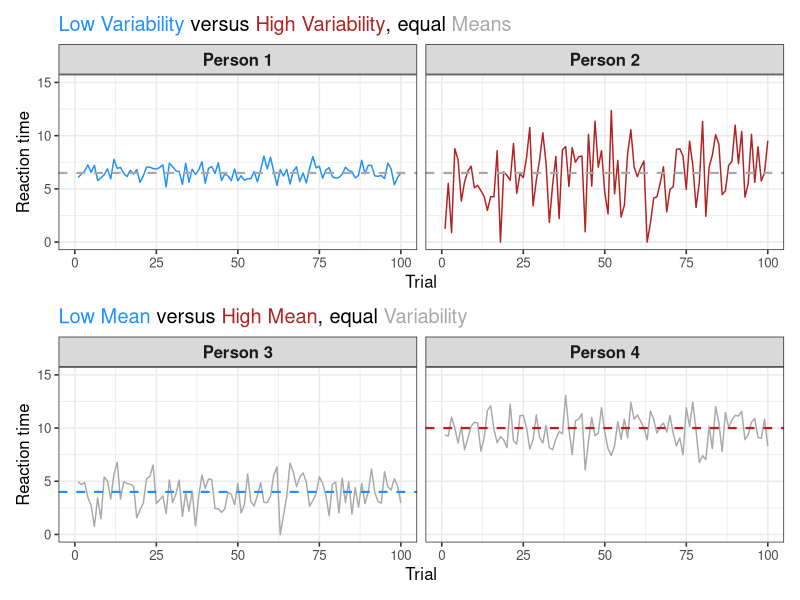
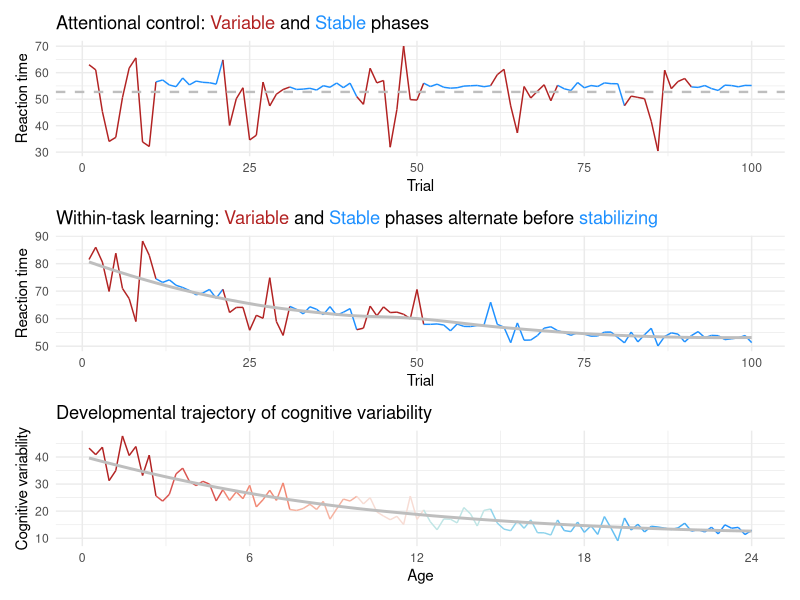
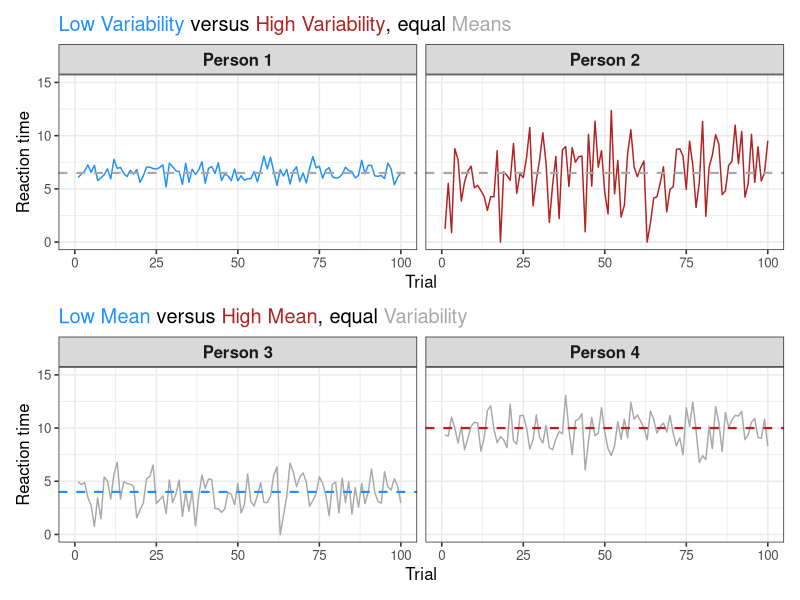
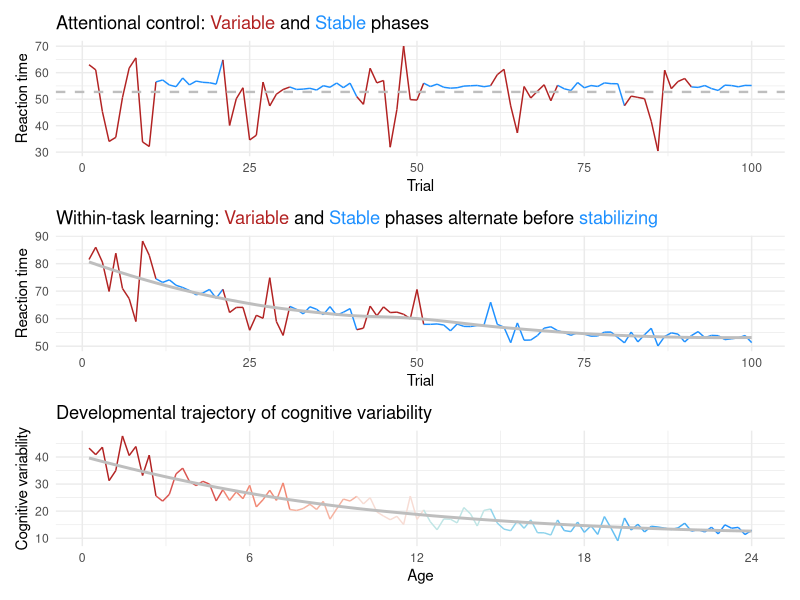

These charts were generated, in order, by the following R code: (Note: this script raises an error after producing the figures.)
# R code that produces the figures in "Cognitive variability on stable ground: A narrative review on cognitive fluctuation in childhood and adolescence"
# Jordy van Langen, October 2026

# load packages
library(ggplot2)
library(ggtext)
library(patchwork)
library(dplyr)
library(scales)
library(ggrepel)

# remove later
review_output_dir = "/Users/maaikeschumer/Desktop/Jordy_PHD/review"

# Figure 1 - top panel - equal means, differing variability

# Create N participants and T timepoints
n_pp <- 2
n_datapoints <- 100

# Generate data with low variability (using pmax & 0 prevents negative values)
data_low_var <- pmax(rnorm(n_datapoints, 6.5, 0.6), 0)

# Generate data with high variability 
data_high_var <- pmax(rnorm(n_datapoints, 6.5, 3), 0)

# Create a dataframe that stores these
sim_var_data <- data.frame(data_low_var, data_high_var) 

# Make the dataframe in long-format
sim_var_data_long <- data.frame(a = unlist(sim_var_data, use.names = FALSE))

# Map running trial numbers to dataframe
sim_var_data_long$trial[1:100] <- c(1:100)
sim_var_data_long$trial[101:200] <- c(1:100)

# Map person IDs to dataframe
sim_var_data_long$person[1:100] <- "Person 1"
sim_var_data_long$person[101:200] <- "Person 2"

# Create plot
equal_means_plot <- ggplot(sim_var_data_long, aes(trial, a)) +
  geom_line(aes(group = as.factor(person), colour = as.factor(person))) +
  geom_hline(yintercept = 6.5, color = "darkgrey", linetype = "dashed", linewidth = 0.75) +
  scale_color_manual(values = c("Person 1" = "dodgerblue", "Person 2" = "firebrick")) +
  labs(
    y = "Reaction time",
    x = "Trial",
    title = "<span style = 'color: dodgerblue;'>Low Variability</span> versus <span style = 'color: firebrick;'>High Variability</span>, equal <span style = 'color: darkgrey;'>Means</span>",
    color = "Person") +
  ylim(0,15) +
  xlim(0,100) +
  theme_bw(base_size = 12) +
  theme(plot.title = element_markdown()
  ) +
  theme(
    strip.text = element_text(face = "bold", size = 12)
  ) +
  theme(legend.position = "none") +
  facet_wrap(~person)


# Figure 1 - bottom panel - equal variability, differing means

# Set equal SD for both persons
common_sd <- 1.5

# Set different mean values
mean_1 <- 4.0
mean_2 <- 10.0

# Generate data with low mean
data_mean_low <- pmax(rnorm(n_datapoints, mean_1, common_sd), 0)

# Generate data with high mean
data_mean_high <- pmax(rnorm(n_datapoints, mean_2, common_sd), 0)

# Create dataframe
sim_mean_data <- data.frame(data_mean_low, data_mean_high)

# Make the dataframe in long-format
sim_mean_data_long <- data.frame(a = unlist(sim_mean_data, use.names = FALSE))

# Map running trial numbers to dataframe
sim_mean_data_long$trial[1:100] <- c(1:100)
sim_mean_data_long$trial[101:200] <- c(1:100)

# Map person IDs to dataframe
sim_mean_data_long$person[1:100] <- "Person 3"
sim_mean_data_long$person[101:200] <- "Person 4"

# Create dataframe that contains the horizontal lines for the mean
hline_means <- data.frame(
  person = c("Person 3", "Person 4"),
  h = c(4, 10)
)

# Create plot
equal_var_plot <- ggplot(sim_mean_data_long, aes(trial, a)) +
  geom_line(aes(group = as.factor(person), colour = as.factor(person))) +
  geom_hline(data = hline_means, aes(yintercept = h), color = c("dodgerblue", "firebrick"),
             linetype = "dashed", linewidth = 0.75) +
  scale_color_manual(values = c("Person 3" = "darkgrey", "Person 4" = "darkgrey")) +
  labs(
    y = "Reaction time",
    x = "Trial",
    title = "<span style = 'color: dodgerblue;'>Low Mean</span> versus <span style = 'color: firebrick;'>High Mean</span>, equal <span style = 'color: darkgrey;'>Variability</span>",
    color = "Person"
  ) +
  ylim(0,15) +
  xlim(0,100) +
  theme_bw(base_size = 12) +
  theme(plot.title = element_markdown()
  ) +
  theme(
    strip.text = element_text(face = "bold", size = 12)
  ) +
  theme(legend.position = "none") +
  facet_wrap(~person)

# Combining both plots
(equal_means_plot / equal_var_plot) +
  plot_layout(guides = "collect")

# Save plot
ggsave(
  filename = file.path(review_output_dir, paste0("fig1", ".png")),
  width = 8,
  height = 4,
  dpi = 300
)

# Figure 2 - top panel - within-task stable and variable phases due to attentional lapses

# Set T timepoints, chunk size and N chunks
n_timepoints <- 100
chunk_size <- 10
n_chunks <- n_timepoints / chunk_size

# Create 3 variables
time <- 1:n_timepoints
score <- numeric(n_timepoints)
type <- character(n_timepoints)

# Run loop that simulates data
for (i in 1:n_chunks) {
  id <- ((i -1) * chunk_size + 1):(i * chunk_size)
  if (i %% 2 == 0) {
    # Low variability
    score[id] <- pmax(rnorm(chunk_size, mean = 55, sd = 1), 0)
    type[id] <- "Stable"
  } else {
    # High variability
    score[id] <- pmax(rnorm(chunk_size, mean = 50, sd = 10), 0)
    type[id] <- "Variable"
  }
}

# Create dataframe
df_stable_var <- data.frame(
  time = time,
  score = score,
  type = factor(type, levels = c("Stable", "Variable"))
)

# Create segments with start and end of each line segment
df_stable_var_segmented <- df_stable_var %>%
  dplyr::mutate(time_next = lead(time),
                score_next = lead(score),
                type_segment = type) %>%
  dplyr::filter(!is.na(time_next))

# Create plot
short_term_transitions_plot <- ggplot(df_stable_var_segmented) +
  geom_segment(aes(x = time, y = score,
                   xend = time_next, yend = score_next,
                   color = type_segment)) +
  geom_hline(
    yintercept = mean(df_stable_var$score),
    linetype = "dashed",
    color = "grey",
    linewidth = 0.8) +
  scale_color_manual(values = c("Stable" = "dodgerblue", "Variable" = "firebrick"),
                     guide = "none") +
  labs(
    title = "Attentional control: <span style='color: firebrick;'>Variable</span> and <span style='color: dodgerblue;'>Stable</span> phases",
    x = "Trial",
    y = "Reaction time",
    color = "type"
  ) + 
  theme_minimal() +
  theme(
    plot.title = ggtext::element_markdown(),
    legend.position = "right"
  )

# Figure 2 - middle panel - within-task stable and variable phases + trend

# Shape parameters
start_mean <- 80
plateau <- 50
decay_rate <- 0.025

# Create a smooth curve
mean_curve <- plateau + (start_mean - plateau) * exp(-decay_rate * (time - 1))

# Create function that indicates the decline in variability over time
var_decrease <- function(chunk_id, base_sd = 10, min_sd = 1) {
  sd <- base_sd - (base_sd - min_sd) * (chunk_id - 1) / (n_chunks - 1)
  return(sd)
}

#loop that simulates data
for (i in 1:n_chunks) {
  id <- ((i - 1) * chunk_size + 1):(i * chunk_size)
  
  if (i %% 2 == 0) {
    # Low variability 
    score[id] <- pmax(mean_curve[id] + rnorm(chunk_size, mean = 0, sd = 1), 0)
    type[id] <- "Stable"
  } else {
    # High variability 
    sd_current <- var_decrease(i)
    score[id] <- pmax(mean_curve[id] + rnorm(chunk_size, mean = 0, sd = sd_current), 0)
    type[id] <- "Variable"
  }
}

# Create dataframe
df_stable_var <- data.frame(
  time = time,
  score = score,
  type = factor(type, levels = c("Stable", "Variable"))
)

df_stable_var$type[df_stable_var$time > 0.6 * n_timepoints] <- "Stable"

# Create segments start and end of each line segment
df_stable_var_segmented <- df_stable_var %>%
  dplyr::mutate(time_next = lead(time),
                score_next = lead(score),
                type_segment = type) %>%
  dplyr::filter(!is.na(time_next))

# Create plot
short_term_transitions_plot_b <- ggplot(df_stable_var_segmented) +
  geom_segment(aes(x = time, y = score,
                   xend = time_next, yend = score_next,
                   color = type_segment)) +
  scale_color_manual(values = c("Stable" = "dodgerblue", "Variable" = "firebrick"),
                     guide = "none") +
  labs(
    title = "Within-task learning: <span style='color: firebrick;'>Variable</span> and <span style='color: dodgerblue;'>Stable</span> phases alternate before <span style='color: dodgerblue;'>stabilizing</span> ",
    x = "Trial",
    y = "Reaction time",
    color = "type"
  ) +
  theme_minimal() +
  theme(
    plot.title = ggtext::element_markdown(),
    legend.position = "right") +
  geom_smooth(
    data = df_stable_var,
    aes(x = time, y = score),
    method = "loess",
    se = FALSE,
    color = "grey",
    linewidth = 1)

# Figure 2 - bottom panel - developmental change in cognitive variability 

# Shape parameters
start_mean <- 40
plateau <- 10
decay_rate <- 0.025

time <- 1:n_timepoints
step <- paste0("Step_", ceiling(time / chunk_size))
chunk_id <- ceiling(time / chunk_size)

# Create smooth curve
mean_curve <- plateau + (start_mean - plateau) * exp(-decay_rate * (time - 1))

# Decreasing variability over time
sd_curve <- seq(from = 5, to = 1, length.out = n_timepoints)

# Additional variability at chunk-level
noise_sd_mean <- seq(from = 4, to = 0.5, length.out = n_chunks)
chunk_offset <- rnorm(n_chunks, mean = 0, sd = noise_sd_mean)

# Simulate data
score <- pmax(mean_curve + chunk_offset[chunk_id] +
                rnorm(n_timepoints, mean = 0, sd = sd_curve), 0)

# Create dataframe
df_development_var_24 <- data.frame(time = time, score = score, step = step)

# Create dataframe for the curve
df_curve <- data.frame(
  time = time,
  mean_score = mean_curve,
  ymin = pmax(mean_curve - sd_curve, 0),
  ymax = mean_curve + sd_curve,
  step_segment = step
)

# Duplicate the first point of each chunk into the previous chunk so that Ribbons join with no gaps
df_boundary <- df_curve %>%
  filter(time %% chunk_size == 1, time > 1) %>%
  mutate(step_segment = paste0("Step_", ceiling(time / chunk_size) - 1))

# Bind rows
df_ribbon_mean_sd <- bind_rows(df_curve, df_boundary) %>%
  arrange(step_segment, time)

# Create segments start and end of each line segment
df_development_var_24_segmented <- df_development_var_24 %>%
  mutate(
    time_next = lead(time),
    score_next = lead(score),
    step_segment = step) %>%
  filter(!is.na(time_next))

# Create color palette
step_cols <- setNames(
  c("#B22222", "#D9534F", "#F18773", "#F5B2A0", "#F7DCD4",
    "#BFE5E5", "#8ED3EB", "#64BFF2", "#3FA9F5", "#1E90FF"),
  paste0("Step_", 1:10)
)

# Create plot
long_term_transitions_plot <- ggplot(df_development_var_24_segmented) +
  geom_segment(
    aes(x = time, y = score, xend = time_next, yend = score_next, color = step_segment)
  ) +
  scale_color_manual(values = step_cols, guide = "none") +
  #smooth L-shaped mean trajectory
  geom_smooth(
    data = df_curve,
    aes(x = time, y = mean_score),
    inherit.aes = FALSE,
    linewidth = 1, color = "grey"
  ) +
  scale_x_continuous(
    breaks = c(0, 25, 50, 75, 100),
    labels = c(0, 6, 12, 18, 24)
  ) +
  labs(
    title = "Developmental trajectory of cognitive variability",
    x = "Age",
    y = "Cognitive variability"
  ) +
  theme_minimal() +
  theme(plot.title = ggtext::element_markdown())

#final Figure 2: combine 3 plots into 1 plot
short_term_transitions_plot / short_term_transitions_plot_b + long_term_transitions_plot

#save plot
ggsave(
  filename = file.path(review_output_dir, paste0("fig2", ".png")),
  width = 8,
  height = 6,
  dpi = 300
)

# Figure 3 - overlapping waves

# Create the x-axis
x <- seq(0,100, length.out = 500)

# Function for asymmetric peak
asym_peak <- function(x, mu, h, sd_left, sd_right, floor_right = 0) {
  ifelse(
    x < mu,
    h * exp(-(x-mu)^2 / (2 * sd_left^2)),
    floor_right + (h - floor_right) * exp(-(x - mu)^2 / (2 * sd_right^2))
  )
}

# Create S-shape uprise for the last strategy
logistic <- function(x, mid, h, steepness) {
  h / (1 + exp(-(x - mid) / steepness))
}

# Create dataframe that contains the density curve for each strategy
df_waves <- data.frame(
  x = x,
  `Strategy 1` = asym_peak(x, mu = 8, h = 0.90, sd_left = 12, sd_right = 25),
  `Strategy 2` = asym_peak(x, mu = 24, h = 0.85, sd_left = 12, sd_right = 30),
  `Strategy 3` = asym_peak(x, mu = 32, h = 0.30, sd_left = 8, sd_right = 7),
  `Strategy 4` = asym_peak(x, mu = 42, h = 0.55, sd_left = 10, sd_right = 12),
  `Strategy 5` = asym_peak(x, mu = 52, h = 1.00, sd_left = 28, sd_right = 12, floor_right = 0.28),
  `Strategy 6` = asym_peak(x, mu = 64, h = 0.45, sd_left = 9, sd_right = 10),
  `Strategy 7` = asym_peak(x, mu = 76, h = 0.65, sd_left = 10, sd_right = 14, floor_right = 0.15),
  `Strategy 8` = asym_peak(x, mu = 80, h = 0.55, sd_left = 11, sd_right = 15, floor_right = 0.15),
  `Strategy 9` = asym_peak(x, mu = 84, h = 0.75, sd_left = 12, sd_right = 16, floor_right = 0.15),
  `Strategy 10` = logistic(x, mid = 88, h = 0.95, steepness = 7),
  check.names = FALSE) %>%
  pivot_longer(-x, names_to = "strategy", values_to = "use")


# Position the labels around the curve's peak
df_labels <- df_waves %>%
  filter(strategy != "Strategy 10") %>%
  group_by(strategy) %>%
  slice_max(use, n = 1, with_ties = FALSE) %>%
  ungroup() %>%
  bind_rows(
    df_waves %>%
      filter(strategy == "Strategy 10") %>%
      slice_min(abs(x - 97), n = 1, with_ties = FALSE))

# Assign colors to each strategy
strategy_cols <- c(
  "Strategy 1"  = "#B22222",
  "Strategy 2"  = "#D9534F",
  "Strategy 3"  = "#F18773",
  "Strategy 4"  = "#E8A090",
  "Strategy 5"  = "#8ED3EB",
  "Strategy 6"  = "#64BFF2",
  "Strategy 7"  = "#3FA9F5",
  "Strategy 8"  = "#1E90FF",
  "Strategy 9"  = "#1A6FD6",
  "Strategy 10" = "#0B4F9C"
)

# Create plot

overlapping_waves_plot <- ggplot(df_waves, aes(x = x, y = use, color = strategy)) +
  geom_line(linewidth = 1) +
  geom_label_repel(
    data = df_labels,
    aes(label = strategy),
    color = "darkgrey",
    fill = "white",
    size = 4,
    label.size = 0.2,
    nudge_x = ifelse(df_labels$strategy == "Strategy 10", 9, 0),
    nudge_y = 0.09,
    min.segment.length = 0,
    segment.color = "lightgrey",
    box.padding = 0.4,
    seed = 2094,
    show.legend = FALSE) +
  scale_color_manual(values = strategy_cols, guide = "none") +
  scale_x_continuous(expand = expansion(mult = c(0,0.035))) +
  scale_y_continuous(limits = c(0, 1.3), expand = expansion(mult = c(0,0))) +
  coord_cartesian(clip = "off") +
  labs(
    title = "",
    x = "Time (age & learning)",
    y = "Density") +
  theme_minimal() +
  theme(
    axis.text = element_blank(),
    axis.ticks = element_blank(),
    panel.grid = element_blank(),
    axis.line = element_line(
      linewidth = 0.95,
      arrow = arrow(length = unit(0.25, "cm"), type = "closed")
    ),
    axis.title = element_text(size = 16))

# Save plot

#save plot
ggsave(
  filename = file.path(review_output_dir, paste0("fig3", ".png")),
  width = 8,
  height = 4,
  dpi = 300
)
